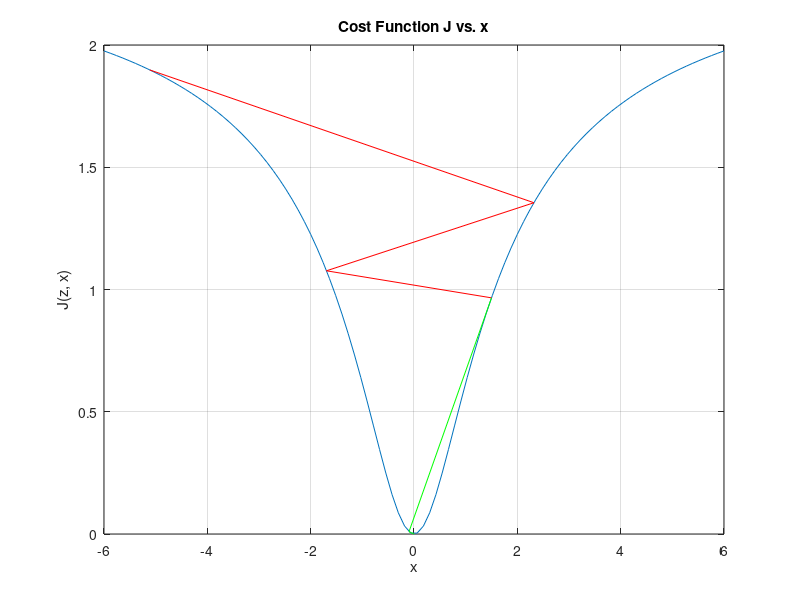

Write MATLAB code to recreate this figure.
clear variables;
close all;
clc;

h = @(x) atan(x);
H = @(x) 1 / (1 + x^2);
J = @(z, x) norm(z - h(x))^2;
z = 0;
sigma_squared = 0.5;


function [x_star, P_xx_star, steps] = gauss_newton(J, H, h, R, z, x_g, threshold, adjustStep)
    steps = zeros([1 100]);
    dx = 1;

    % Perform normalization
    Ra = chol(R);
    Rait = inv(Ra.');

    step = 1;
    while norm(dx) > threshold
        Hx = Rait*H(x_g);
        hx = Rait*h(x_g);
        dx = (Hx.'*Hx)\Hx.'*(Rait*z-hx);

        % Calculate step size
        alpha = 1;
        if adjustStep == true
            current_cost = J(z, x_g);
            new_cost = J(z, x_g + alpha * dx);
            while current_cost < new_cost
                alpha = alpha / 2;
                new_cost = J(z, x_g + alpha * dx);
            end
        end
        steps(step) = x_g;
        x_g = x_g + alpha * dx; % Update the estimate
        step = step + 1;
    end
    % Pass out final results
    x_star = x_g;
    P_xx_star = inv(Hx.'*Hx);
    
end

[x_adjust, P_xx_adjust, steps_adjust] = gauss_newton(J, H, h, sigma_squared, z, 1.5, 0.0005, true);
x_adjust
P_xx_adjust
steps_adjust(1:4)

[x, P_xx, steps] = gauss_newton(J, H, h, sigma_squared, z, 1.5, 0.0005, false);
x
P_xx
steps(1:4)

% Plot J
% Generate a range of x values for plotting
x_values = linspace(-6, 6, 100);
J_values = arrayfun(@(x) J(z, x), x_values);
J_steps = arrayfun(@(x) J(z, x), steps(1:4));
J_steps_adjust = arrayfun(@(x) J(z, x), steps_adjust(1:4));

% Create the plot
figure;
plot(x_values, J_values);
xlabel('x');
ylabel('J(z, x)');
title('Cost Function J vs. x');
hold on;
plot(steps(1:4), J_steps, 'r-');
plot(steps_adjust(1:4), J_steps_adjust, 'g-');
grid on;